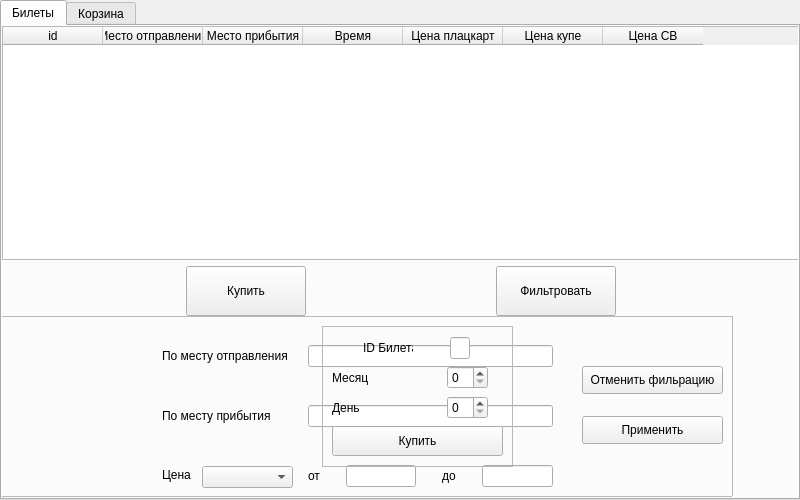
<?xml version="1.0" encoding="UTF-8"?>
<ui version="4.0">
 <class>Form</class>
 <widget class="QWidget" name="Form">
  <property name="geometry">
   <rect>
    <x>0</x>
    <y>0</y>
    <width>800</width>
    <height>500</height>
   </rect>
  </property>
  <property name="minimumSize">
   <size>
    <width>800</width>
    <height>500</height>
   </size>
  </property>
  <property name="maximumSize">
   <size>
    <width>800</width>
    <height>500</height>
   </size>
  </property>
  <property name="windowTitle">
   <string>Form</string>
  </property>
  <widget class="QTabWidget" name="tabWidget">
   <property name="enabled">
    <bool>true</bool>
   </property>
   <property name="geometry">
    <rect>
     <x>0</x>
     <y>0</y>
     <width>800</width>
     <height>500</height>
    </rect>
   </property>
   <property name="minimumSize">
    <size>
     <width>800</width>
     <height>500</height>
    </size>
   </property>
   <property name="maximumSize">
    <size>
     <width>800</width>
     <height>500</height>
    </size>
   </property>
   <property name="currentIndex">
    <number>0</number>
   </property>
   <widget class="QWidget" name="tab">
    <attribute name="title">
     <string>Билеты</string>
    </attribute>
    <widget class="QSplitter" name="splitter">
     <property name="geometry">
      <rect>
       <x>0</x>
       <y>0</y>
       <width>800</width>
       <height>290</height>
      </rect>
     </property>
     <property name="orientation">
      <enum>Qt::Vertical</enum>
     </property>
     <widget class="QWidget" name="layoutWidget">
      <layout class="QVBoxLayout" name="usersVLayout">
       <item>
        <widget class="QTableWidget" name="ticketTable">
         <property name="locale">
          <locale language="Russian" country="Russia"/>
         </property>
         <property name="lineWidth">
          <number>1</number>
         </property>
         <property name="editTriggers">
          <set>QAbstractItemView::NoEditTriggers</set>
         </property>
         <property name="sortingEnabled">
          <bool>false</bool>
         </property>
         <property name="wordWrap">
          <bool>true</bool>
         </property>
         <column>
          <property name="text">
           <string>id</string>
          </property>
         </column>
         <column>
          <property name="text">
           <string>Место отправления</string>
          </property>
         </column>
         <column>
          <property name="text">
           <string>Место прибытия</string>
          </property>
         </column>
         <column>
          <property name="text">
           <string>Время</string>
          </property>
         </column>
         <column>
          <property name="text">
           <string>Цена плацкарт</string>
          </property>
         </column>
         <column>
          <property name="text">
           <string>Цена купе</string>
          </property>
         </column>
         <column>
          <property name="text">
           <string>Цена СВ</string>
          </property>
         </column>
        </widget>
       </item>
       <item>
        <layout class="QHBoxLayout" name="horizontalLayout">
         <item>
          <widget class="QPushButton" name="buyButtonFrame">
           <property name="minimumSize">
            <size>
             <width>120</width>
             <height>50</height>
            </size>
           </property>
           <property name="maximumSize">
            <size>
             <width>120</width>
             <height>50</height>
            </size>
           </property>
           <property name="text">
            <string>Купить</string>
           </property>
          </widget>
         </item>
         <item>
          <widget class="QPushButton" name="filterButtonFrame">
           <property name="minimumSize">
            <size>
             <width>120</width>
             <height>50</height>
            </size>
           </property>
           <property name="maximumSize">
            <size>
             <width>120</width>
             <height>50</height>
            </size>
           </property>
           <property name="text">
            <string>Фильтровать</string>
           </property>
          </widget>
         </item>
        </layout>
       </item>
      </layout>
     </widget>
    </widget>
    <widget class="QFrame" name="buyFrame">
     <property name="geometry">
      <rect>
       <x>320</x>
       <y>300</y>
       <width>191</width>
       <height>141</height>
      </rect>
     </property>
     <property name="frameShape">
      <enum>QFrame::StyledPanel</enum>
     </property>
     <property name="frameShadow">
      <enum>QFrame::Raised</enum>
     </property>
     <layout class="QVBoxLayout" name="verticalLayout_5">
      <item>
       <layout class="QHBoxLayout" name="horizontalLayout_2">
        <item>
         <widget class="QLabel" name="label">
          <property name="minimumSize">
           <size>
            <width>50</width>
            <height>0</height>
           </size>
          </property>
          <property name="maximumSize">
           <size>
            <width>50</width>
            <height>16777215</height>
           </size>
          </property>
          <property name="text">
           <string>ID Билета</string>
          </property>
         </widget>
        </item>
        <item>
         <widget class="QLineEdit" name="buyTicketID">
          <property name="maximumSize">
           <size>
            <width>20</width>
            <height>16777215</height>
           </size>
          </property>
         </widget>
        </item>
       </layout>
      </item>
      <item>
       <layout class="QHBoxLayout" name="horizontalLayout_9">
        <property name="spacing">
         <number>65</number>
        </property>
        <property name="rightMargin">
         <number>15</number>
        </property>
        <item>
         <widget class="QLabel" name="label_10">
          <property name="minimumSize">
           <size>
            <width>50</width>
            <height>0</height>
           </size>
          </property>
          <property name="maximumSize">
           <size>
            <width>50</width>
            <height>16777215</height>
           </size>
          </property>
          <property name="text">
           <string>Месяц</string>
          </property>
         </widget>
        </item>
        <item>
         <widget class="QSpinBox" name="monthSpinBox"/>
        </item>
       </layout>
      </item>
      <item>
       <layout class="QHBoxLayout" name="horizontalLayout_10">
        <property name="spacing">
         <number>65</number>
        </property>
        <property name="rightMargin">
         <number>15</number>
        </property>
        <item>
         <widget class="QLabel" name="label_11">
          <property name="minimumSize">
           <size>
            <width>50</width>
            <height>0</height>
           </size>
          </property>
          <property name="maximumSize">
           <size>
            <width>50</width>
            <height>16777215</height>
           </size>
          </property>
          <property name="text">
           <string>День</string>
          </property>
         </widget>
        </item>
        <item>
         <widget class="QSpinBox" name="daySpinBox"/>
        </item>
       </layout>
      </item>
      <item>
       <widget class="QPushButton" name="buyButton">
        <property name="minimumSize">
         <size>
          <width>0</width>
          <height>30</height>
         </size>
        </property>
        <property name="text">
         <string>Купить</string>
        </property>
       </widget>
      </item>
     </layout>
    </widget>
    <widget class="QFrame" name="filterFrame">
     <property name="geometry">
      <rect>
       <x>-40</x>
       <y>290</y>
       <width>771</width>
       <height>181</height>
      </rect>
     </property>
     <property name="frameShape">
      <enum>QFrame::StyledPanel</enum>
     </property>
     <property name="frameShadow">
      <enum>QFrame::Raised</enum>
     </property>
     <widget class="QWidget" name="horizontalLayoutWidget">
      <property name="geometry">
       <rect>
        <x>200</x>
        <y>10</y>
        <width>391</width>
        <height>189</height>
       </rect>
      </property>
      <layout class="QHBoxLayout" name="horizontalLayout_6">
       <property name="spacing">
        <number>20</number>
       </property>
       <property name="sizeConstraint">
        <enum>QLayout::SetDefaultConstraint</enum>
       </property>
       <item>
        <layout class="QVBoxLayout" name="verticalLayout_4">
         <property name="spacing">
          <number>0</number>
         </property>
         <property name="bottomMargin">
          <number>10</number>
         </property>
         <item>
          <widget class="QLabel" name="label_7">
           <property name="text">
            <string>По месту отправления</string>
           </property>
          </widget>
         </item>
         <item>
          <widget class="QLabel" name="label_6">
           <property name="text">
            <string>По месту прибытия</string>
           </property>
          </widget>
         </item>
         <item>
          <widget class="QLabel" name="label_4">
           <property name="text">
            <string>Цена</string>
           </property>
          </widget>
         </item>
        </layout>
       </item>
       <item>
        <layout class="QVBoxLayout" name="verticalLayout_3">
         <property name="spacing">
          <number>37</number>
         </property>
         <property name="topMargin">
          <number>18</number>
         </property>
         <property name="bottomMargin">
          <number>25</number>
         </property>
         <item>
          <widget class="QLineEdit" name="departureText"/>
         </item>
         <item>
          <widget class="QLineEdit" name="destinationText"/>
         </item>
         <item>
          <layout class="QHBoxLayout" name="horizontalLayout_8">
           <property name="spacing">
            <number>26</number>
           </property>
           <item>
            <widget class="QLabel" name="label_9">
             <property name="text">
              <string>от</string>
             </property>
            </widget>
           </item>
           <item>
            <widget class="QLineEdit" name="downtoPriceFilter"/>
           </item>
           <item>
            <widget class="QLabel" name="label_8">
             <property name="text">
              <string>до</string>
             </property>
            </widget>
           </item>
           <item>
            <widget class="QLineEdit" name="uptoPriceFilter"/>
           </item>
          </layout>
         </item>
        </layout>
       </item>
      </layout>
     </widget>
     <widget class="QPushButton" name="applyFilterButton">
      <property name="geometry">
       <rect>
        <x>620</x>
        <y>100</y>
        <width>141</width>
        <height>28</height>
       </rect>
      </property>
      <property name="text">
       <string>Применить</string>
      </property>
     </widget>
     <widget class="QPushButton" name="cancelFilterButton">
      <property name="geometry">
       <rect>
        <x>620</x>
        <y>50</y>
        <width>141</width>
        <height>28</height>
       </rect>
      </property>
      <property name="text">
       <string>Отменить фильрацию</string>
      </property>
     </widget>
     <widget class="QComboBox" name="comboBox">
      <property name="geometry">
       <rect>
        <x>240</x>
        <y>150</y>
        <width>91</width>
        <height>22</height>
       </rect>
      </property>
      <item>
       <property name="text">
        <string/>
       </property>
      </item>
      <item>
       <property name="text">
        <string>плацкарта</string>
       </property>
      </item>
      <item>
       <property name="text">
        <string>купе</string>
       </property>
      </item>
      <item>
       <property name="text">
        <string>СВ</string>
       </property>
      </item>
     </widget>
    </widget>
    <zorder>splitter</zorder>
    <zorder>filterFrame</zorder>
    <zorder>buyFrame</zorder>
   </widget>
   <widget class="QWidget" name="tab2">
    <attribute name="title">
     <string>Корзина</string>
    </attribute>
    <widget class="QSplitter" name="splitter_2">
     <property name="geometry">
      <rect>
       <x>0</x>
       <y>0</y>
       <width>800</width>
       <height>290</height>
      </rect>
     </property>
     <property name="orientation">
      <enum>Qt::Vertical</enum>
     </property>
     <widget class="QWidget" name="layoutWidget_2">
      <layout class="QVBoxLayout" name="usersVLayout_2">
       <item>
        <widget class="QTableWidget" name="ticketCartTable">
         <property name="locale">
          <locale language="Russian" country="Russia"/>
         </property>
         <property name="lineWidth">
          <number>1</number>
         </property>
         <property name="editTriggers">
          <set>QAbstractItemView::NoEditTriggers</set>
         </property>
         <property name="sortingEnabled">
          <bool>false</bool>
         </property>
         <property name="wordWrap">
          <bool>true</bool>
         </property>
         <column>
          <property name="text">
           <string>id</string>
          </property>
         </column>
         <column>
          <property name="text">
           <string>Место отправления</string>
          </property>
         </column>
         <column>
          <property name="text">
           <string>Место прибытия</string>
          </property>
         </column>
         <column>
          <property name="text">
           <string>Дата</string>
          </property>
         </column>
         <column>
          <property name="text">
           <string>Время</string>
          </property>
         </column>
         <column>
          <property name="text">
           <string>Цена</string>
          </property>
         </column>
         <column>
          <property name="text">
           <string>Тип места</string>
          </property>
         </column>
        </widget>
       </item>
       <item>
        <layout class="QHBoxLayout" name="horizontalLayout_3">
         <item>
          <widget class="QPushButton" name="pdfButtonFrame">
           <property name="minimumSize">
            <size>
             <width>120</width>
             <height>50</height>
            </size>
           </property>
           <property name="maximumSize">
            <size>
             <width>120</width>
             <height>50</height>
            </size>
           </property>
           <property name="text">
            <string>Перевести в PDF</string>
           </property>
          </widget>
         </item>
         <item>
          <widget class="QPushButton" name="returnButtonFrame">
           <property name="minimumSize">
            <size>
             <width>120</width>
             <height>50</height>
            </size>
           </property>
           <property name="maximumSize">
            <size>
             <width>120</width>
             <height>50</height>
            </size>
           </property>
           <property name="text">
            <string>Вернуть билет</string>
           </property>
          </widget>
         </item>
        </layout>
       </item>
      </layout>
     </widget>
    </widget>
    <widget class="QFrame" name="pdfFrame">
     <property name="geometry">
      <rect>
       <x>270</x>
       <y>310</y>
       <width>291</width>
       <height>80</height>
      </rect>
     </property>
     <property name="frameShape">
      <enum>QFrame::StyledPanel</enum>
     </property>
     <property name="frameShadow">
      <enum>QFrame::Raised</enum>
     </property>
     <widget class="QWidget" name="layoutWidget_4">
      <property name="geometry">
       <rect>
        <x>80</x>
        <y>10</y>
        <width>92</width>
        <height>53</height>
       </rect>
      </property>
      <layout class="QVBoxLayout" name="verticalLayout_2">
       <item>
        <layout class="QHBoxLayout" name="horizontalLayout_5">
         <item>
          <widget class="QLabel" name="label_3">
           <property name="minimumSize">
            <size>
             <width>50</width>
             <height>0</height>
            </size>
           </property>
           <property name="maximumSize">
            <size>
             <width>50</width>
             <height>16777215</height>
            </size>
           </property>
           <property name="text">
            <string>id Билета</string>
           </property>
          </widget>
         </item>
         <item>
          <widget class="QLineEdit" name="pdfTicketID">
           <property name="maximumSize">
            <size>
             <width>20</width>
             <height>16777215</height>
            </size>
           </property>
          </widget>
         </item>
        </layout>
       </item>
       <item>
        <widget class="QPushButton" name="pdfButton">
         <property name="minimumSize">
          <size>
           <width>90</width>
           <height>20</height>
          </size>
         </property>
         <property name="text">
          <string>Создать PDF</string>
         </property>
        </widget>
       </item>
      </layout>
     </widget>
    </widget>
    <widget class="QFrame" name="returnFrame">
     <property name="geometry">
      <rect>
       <x>270</x>
       <y>310</y>
       <width>400</width>
       <height>141</height>
      </rect>
     </property>
     <property name="frameShape">
      <enum>QFrame::StyledPanel</enum>
     </property>
     <property name="frameShadow">
      <enum>QFrame::Raised</enum>
     </property>
     <widget class="QWidget" name="layoutWidget">
      <property name="geometry">
       <rect>
        <x>81</x>
        <y>11</y>
        <width>92</width>
        <height>53</height>
       </rect>
      </property>
      <layout class="QVBoxLayout" name="verticalLayout">
       <item>
        <layout class="QHBoxLayout" name="horizontalLayout_4">
         <item>
          <widget class="QLabel" name="label_2">
           <property name="minimumSize">
            <size>
             <width>10</width>
             <height>0</height>
            </size>
           </property>
           <property name="maximumSize">
            <size>
             <width>50</width>
             <height>10</height>
            </size>
           </property>
           <property name="text">
            <string>id Билета</string>
           </property>
          </widget>
         </item>
         <item>
          <widget class="QLineEdit" name="returnTicketID">
           <property name="maximumSize">
            <size>
             <width>20</width>
             <height>16777215</height>
            </size>
           </property>
          </widget>
         </item>
        </layout>
       </item>
       <item>
        <widget class="QPushButton" name="returnButton">
         <property name="minimumSize">
          <size>
           <width>90</width>
           <height>20</height>
          </size>
         </property>
         <property name="text">
          <string>Вернуть билет</string>
         </property>
        </widget>
       </item>
      </layout>
     </widget>
    </widget>
   </widget>
  </widget>
 </widget>
 <resources/>
 <connections/>
</ui>
